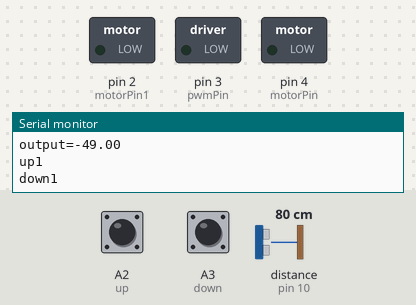
A sketch run on a simulated Arduino Uno, built with avr-gcc and run on an emulated ATmega328P. On the bench: switched loads named in the sketch (green lamp = pin HIGH), the last lines printed to the serial monitor. Wiring (inferred from the names in the program): ultrasonic range finder: trigger pin 11; echo pin 10. Inputs (shaded band) come from the test bench; at power-on: A2 (up) HIGH, A3 (down) HIGH, distance to the obstacle (sensor on pin 10) 80 cm. The echo pulse lasts 58.3 µs per cm; pins used as bus, display or sensor lines are not drawn.

Above: at 1.2 s.
1.3 s: A2 (up) pulled LOW for 0.15 s
At 1.9 s:
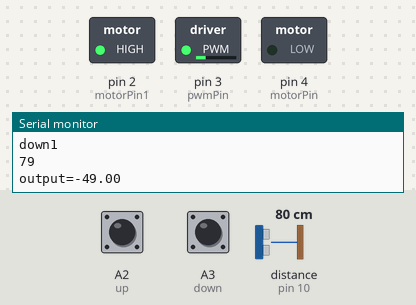
2.9 s: A3 (down) pulled LOW for 0.15 s
At 3.6 s:
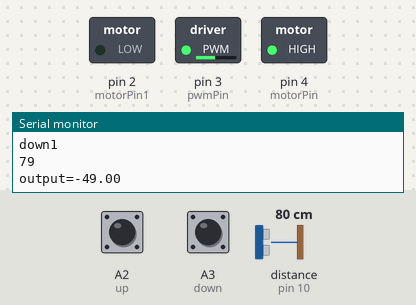
4.5 s: A2 (up) pulled LOW for 1 s
At 5.0 s:
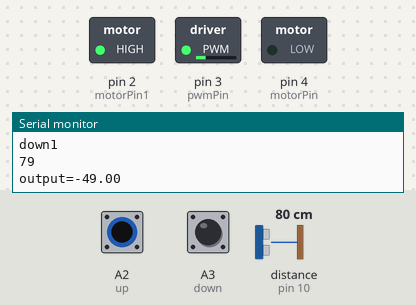
7.0 s: A3 (down) pulled LOW for 1 s
At 8.0 s:
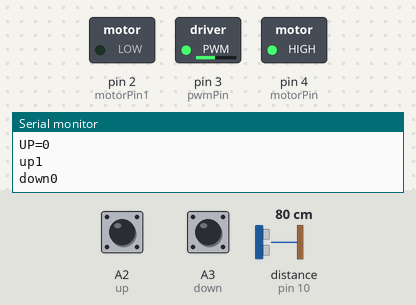
9.5 s: A2 (up) driven LOW and A3 (down) driven LOW
At 10.2 s:
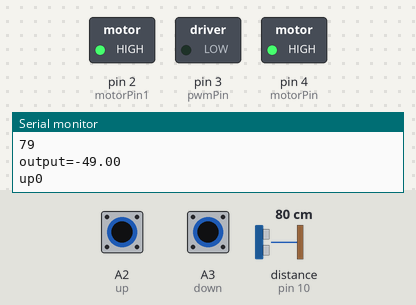
11.0 s: distance to the obstacle (sensor on pin 10) set to 42 cm
12.5 s: distance to the obstacle (sensor on pin 10) set to 35 cm
At 13.3 s:
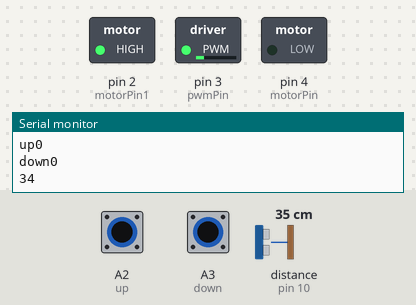
Timing chart, 0 to 15.1 s (numbered marks = the images above; inputs shaded):
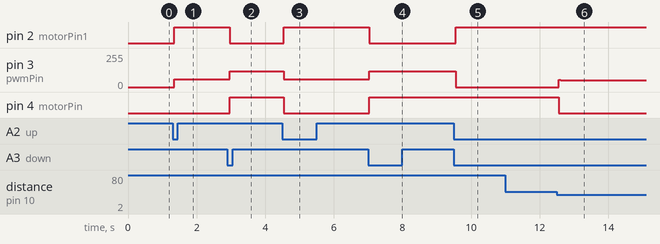

Measured:
- the behaviour switches between 38 and 37 cm on distance to the obstacle (sensor on pin 10) (found by bisection; images 5 and 6)
- after the input at 1.3 s, pin 2 (motorPin1): LOW → HIGH after 0.05 s; pin 3 (pwmPin): 0/255 → 60/255 after 0.05 s
- after the input at 2.9 s, pin 2 (motorPin1): HIGH → LOW after 0.06 s; pin 3 (pwmPin): 60/255 → 120/255 after 0.06 s; pin 4 (motorPin): LOW → HIGH after 0.06 s
- after the input at 4.5 s, pin 2 (motorPin1): LOW → HIGH at once; pin 3 (pwmPin): 120/255 → 60/255 at once; pin 4 (motorPin): HIGH → LOW at once
- after the input at 7.0 s, pin 2 (motorPin1): HIGH → LOW at once; pin 3 (pwmPin): 60/255 → 120/255 at once; pin 4 (motorPin): LOW → HIGH at once
- after the input at 9.5 s, pin 2 (motorPin1): LOW → HIGH after 0.05 s; pin 3 (pwmPin): 120/255 → 0/255 after 0.05 s
- after the input at 12.5 s, pin 3 (pwmPin): 0/255 → 49/255 after 0.06 s; pin 4 (motorPin): HIGH → LOW after 0.06 s

The sketch:

new_shaft.ino
```cpp
#include <PID_v1.h>
//#include <avr/wdt.h>

double Setpoint, Input, Output;
double Kp = 1, Ki = 0, Kd = 0;
PID myPID(&Input, &Output, &Setpoint, Kp, Ki, Kd, DIRECT);

const int motorPin = 4;
const int motorPin1 = 2;
const int pwmPin = 3;
const int trigPin = 11;
const int echoPin = 10;
const int shaft_distance = 30;
const int up = A2;
const int down = A3;
bool up1, down1;
int duration, distance;
int pwm;

void setup() {
  Serial.begin (9600);
  pinMode(trigPin, OUTPUT);
  pinMode(echoPin, INPUT);
  pinMode(motorPin, OUTPUT);
  pinMode(motorPin1, OUTPUT);
  pinMode(pwmPin, OUTPUT);

  Input = shaft_distance;
  Setpoint = shaft_distance;
  myPID.SetOutputLimits(-100, 100);
  myPID.SetMode(AUTOMATIC);
  pinMode(up, INPUT);
  pinMode(down, INPUT);
  up1 = down1 = 0;
//  wdt_enable(WDTO_250MS);
}

void measure(void)
{ up1 = digitalRead(up);
  down1 = digitalRead(down);
  Serial.print("up");
  Serial.println(up1);
  Serial.print("down");
  Serial.println(down1);

  digitalWrite (trigPin, LOW);
  delayMicroseconds (2);
  digitalWrite (trigPin, HIGH);
  delayMicroseconds (10);
  digitalWrite (trigPin, LOW);
  duration = pulseIn (echoPin, HIGH);
  distance = (duration / 2) / 29.1;
  Serial.println(distance);
}
void loop() {
//  wdt_reset();
  measure();
  Input = distance;
  myPID.Compute();
  Serial.print("output=");
  Serial.println(Output);
  if (up1 == 0 && down1 == 0)
  {
    if ((distance >= (shaft_distance - 6)) && (distance <= (shaft_distance + 6)))
    { //measure();
      //int pwm =(50 + Output);
      Serial.println("in loop");
      if (distance < (shaft_distance - 1))
      {
        digitalWrite (motorPin, HIGH);
        digitalWrite (motorPin1, LOW);
//        pwm = (45 + Output);
        pwm = (50 + Output);
        analogWrite (pwmPin, pwm);

        Serial.print("up pwm=");
        Serial.println(pwm);
      }
      else if (distance > (shaft_distance + 1))
      {
        digitalWrite (motorPin, LOW);
        digitalWrite (motorPin1, HIGH);
        pwm = (45 - Output);
        analogWrite (pwmPin, pwm);

        Serial.print("Down pwm=");
        Serial.println(pwm);
      }
      else
      { digitalWrite (motorPin, LOW);
        digitalWrite (motorPin1, LOW);
        analogWrite (pwmPin, 0);
      }
    }
    else
    { digitalWrite (motorPin, HIGH);
      digitalWrite (motorPin1, HIGH);
      analogWrite (pwmPin, 0);
    }
  }
  else if (up1 == 1 && down1 == 0)
  { digitalWrite (motorPin, HIGH);
    digitalWrite (motorPin1, LOW);
    analogWrite (pwmPin, 120);
    Serial.print("UP=");
    Serial.println(pwm);
  }
  else if (up1 == 0 && down1 == 1)
  {
    digitalWrite (motorPin, LOW);
    digitalWrite (motorPin1, HIGH);
    analogWrite (pwmPin, 60);
    if (distance < (shaft_distance + 6))
    { digitalWrite (motorPin, LOW);
      digitalWrite (motorPin1, LOW);
      analogWrite (pwmPin, 0);
    }
    Serial.print("DOWN=");
    Serial.println(pwm);
  }
}
```
